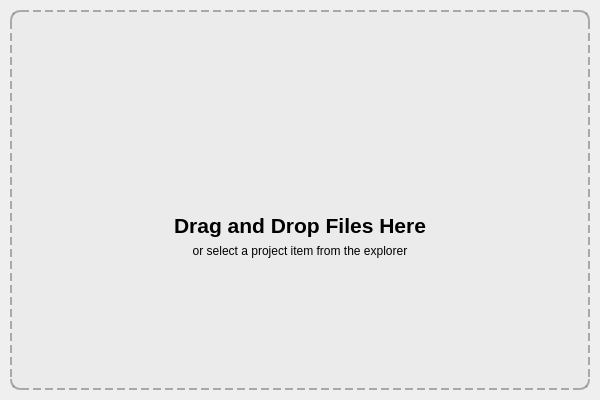
<?xml version="1.0" encoding="UTF-8"?>
<ui version="4.0">
 <class>MainWorkspaceDnD</class>
 <widget class="QWidget" name="MainWorkspaceDnD">
  <property name="geometry">
   <rect>
    <x>0</x>
    <y>0</y>
    <width>600</width>
    <height>400</height>
   </rect>
  </property>
  <property name="sizePolicy">
   <sizepolicy hsizetype="Expanding" vsizetype="Expanding">
    <horstretch>0</horstretch>
    <verstretch>0</verstretch>
   </sizepolicy>
  </property>
  <property name="windowTitle">
   <string>Main Workspace</string>
  </property>
  <property name="styleSheet">
   <string notr="true">#dropArea {
  background-color: rgba(200, 200, 200, 30);
  border: 2px dashed rgba(120, 120, 120, 150);
  border-radius: 10px;
}</string>
  </property>
  <layout class="QVBoxLayout" name="verticalLayout">
   <property name="spacing">
    <number>0</number>
   </property>
   <property name="leftMargin">
    <number>10</number>
   </property>
   <property name="topMargin">
    <number>10</number>
   </property>
   <property name="rightMargin">
    <number>10</number>
   </property>
   <property name="bottomMargin">
    <number>10</number>
   </property>
   <item>
    <widget class="QFrame" name="dropArea">
     <property name="sizePolicy">
      <sizepolicy hsizetype="Expanding" vsizetype="Expanding">
       <horstretch>1</horstretch>
       <verstretch>1</verstretch>
      </sizepolicy>
     </property>
     <property name="minimumSize">
      <size>
       <width>550</width>
       <height>350</height>
      </size>
     </property>
     <property name="frameShape">
      <enum>QFrame::StyledPanel</enum>
     </property>
     <property name="frameShadow">
      <enum>QFrame::Raised</enum>
     </property>
     <layout class="QVBoxLayout" name="verticalLayout_2">
      <item>
       <spacer name="verticalSpacer">
        <property name="orientation">
         <enum>Qt::Vertical</enum>
        </property>
        <property name="sizeHint" stdset="0">
         <size>
          <width>20</width>
          <height>40</height>
         </size>
        </property>
       </spacer>
      </item>
      <item>
       <layout class="QHBoxLayout" name="horizontalLayout">
        <item>
         <spacer name="horizontalSpacer">
          <property name="orientation">
           <enum>Qt::Horizontal</enum>
          </property>
          <property name="sizeHint" stdset="0">
           <size>
            <width>40</width>
            <height>20</height>
           </size>
          </property>
         </spacer>
        </item>
        <item>
         <widget class="QLabel" name="label">
          <property name="sizePolicy">
           <sizepolicy hsizetype="Preferred" vsizetype="Fixed">
            <horstretch>0</horstretch>
            <verstretch>0</verstretch>
           </sizepolicy>
          </property>
          <property name="minimumSize">
           <size>
            <width>64</width>
            <height>64</height>
           </size>
          </property>
          <property name="maximumSize">
           <size>
            <width>64</width>
            <height>64</height>
           </size>
          </property>
          <property name="text">
           <string/>
          </property>
          <property name="pixmap">
           <pixmap>../../resources/icons/upload.png</pixmap>
          </property>
          <property name="scaledContents">
           <bool>true</bool>
          </property>
          <property name="alignment">
           <set>Qt::AlignCenter</set>
          </property>
         </widget>
        </item>
        <item>
         <spacer name="horizontalSpacer_2">
          <property name="orientation">
           <enum>Qt::Horizontal</enum>
          </property>
          <property name="sizeHint" stdset="0">
           <size>
            <width>40</width>
            <height>20</height>
           </size>
          </property>
         </spacer>
        </item>
       </layout>
      </item>
      <item>
       <widget class="QLabel" name="lblDragDrop">
        <property name="font">
         <font>
          <pointsize>16</pointsize>
          <bold>true</bold>
         </font>
        </property>
        <property name="text">
         <string>Drag and Drop Files Here</string>
        </property>
        <property name="alignment">
         <set>Qt::AlignCenter</set>
        </property>
       </widget>
      </item>
      <item>
       <widget class="QLabel" name="lblInstructions">
        <property name="text">
         <string>or select a project item from the explorer</string>
        </property>
        <property name="alignment">
         <set>Qt::AlignCenter</set>
        </property>
       </widget>
      </item>
      <item>
       <spacer name="verticalSpacer_2">
        <property name="orientation">
         <enum>Qt::Vertical</enum>
        </property>
        <property name="sizeHint" stdset="0">
         <size>
          <width>20</width>
          <height>40</height>
         </size>
        </property>
       </spacer>
      </item>
     </layout>
    </widget>
   </item>
  </layout>
 </widget>
 <resources/>
 <connections/>
</ui>
